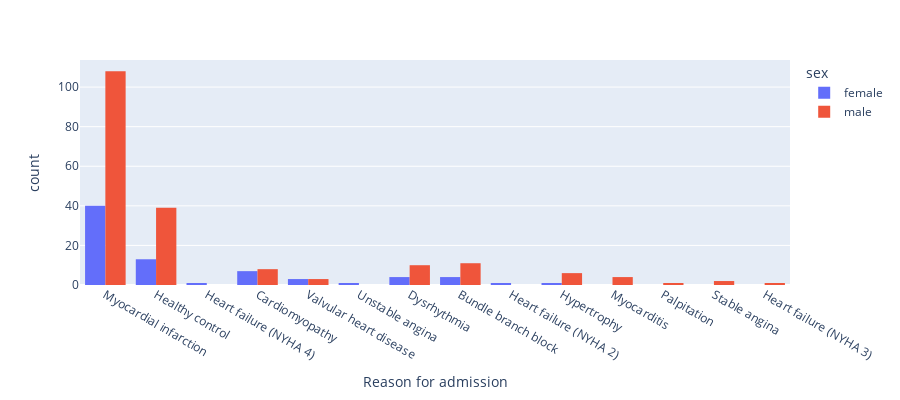

The notebook cell saved with this chart:
### Code cell
## Nesse gráfico podemos ver que temos mais representatividade de homens do que mulheres na maioria das patologias cardíacas

fig = px.histogram(df, x="Reason for admission",
             color='sex', barmode='group',
             height=400)
fig.show()

### Figure 1 — Plotly figure (JSON) as saved in the notebook; plotly's stock layout.template omitted (floating-point values rounded to 4 significant figures; data arrays with more than 128 entries replaced by an {"elided": "..."} marker saying what was removed)
{"data": [{"alignmentgroup": "True", "bingroup": "x", "hovertemplate": "sex=female<br>Reason for admission=%{x}<br>count=%{y}<extra></extra>", "legendgroup": "female", "marker": {"color": "#636efa", "pattern": {"shape": ""}}, "name": "female", "offsetgroup": "female", "orientation": "v", "showlegend": true, "type": "histogram", "x": ["Myocardial infarction", "Healthy control", "Heart failure (NYHA 4)", "Myocardial infarction", "Healthy control", "Myocardial infarction", null, "Myocardial infarction", "Myocardial infarction", "Healthy control", "Cardiomyopathy", "Cardiomyopathy", "Valvular heart disease", "Healthy control", null, "Myocardial infarction", "Myocardial infarction", null, "Unstable angina", "Dysrhythmia", "Myocardial infarction", "Myocardial infarction", "Dysrhythmia", "Myocardial infarction", "Myocardial infarction", "Myocardial infarction", "Myocardial infarction", "Healthy control", "Myocardial infarction", "Cardiomyopathy", "Myocardial infarction", "Healthy control", "Myocardial infarction", "Myocardial infarction", "Myocardial infarction", "Cardiomyopathy", "Myocardial infarction", "Myocardial infarction", "Valvular heart disease", "Valvular heart disease", "Cardiomyopathy", "Cardiomyopathy", "Myocardial infarction", "Myocardial infarction", "Healthy control", "Dysrhythmia", "Myocardial infarction", "Myocardial infarction", "Cardiomyopathy", "Bundle branch block", "Myocardial infarction", "Heart failure (NYHA 2)", "Myocardial infarction", "Myocardial infarction", "Myocardial infarction", "Healthy control", "Myocardial infarction", "Myocardial infarction", "Bundle branch block", "Myocardial infarction", "Myocardial infarction", "Myocardial infarction", "Myocardial infarction", "Myocardial infarction", "Myocardial infarction", "Bundle branch block", "Healthy control", null, "Myocardial infarction", "Hypertrophy", "Healthy control", "Myocardial infarction", null, "Healthy control", "Healthy control", "Bundle branch block", null, "Healthy control", "Myocardial infarction", "Myocardial infarction", "Dysrhythmia"], "xaxis": "x", "yaxis": "y"}, {"alignmentgroup": "True", "bingroup": "x", "hovertemplate": "sex=male<br>Reason for admission=%{x}<br>count=%{y}<extra></extra>", "legendgroup": "male", "marker": {"color": "#EF553B", "pattern": {"shape": ""}}, "name": "male", "offsetgroup": "male", "orientation": "v", "showlegend": true, "type": "histogram", "x": {"elided": "209 str values"}, "xaxis": "x", "yaxis": "y"}], "layout": {"barmode": "group", "height": 400, "legend": {"title": {"text": "sex"}, "tracegroupgap": 0}, "margin": {"t": 60}, "xaxis": {"anchor": "y", "domain": [0, 1], "title": {"text": "Reason for admission"}}, "yaxis": {"anchor": "x", "domain": [0, 1], "title": {"text": "count"}}}}
